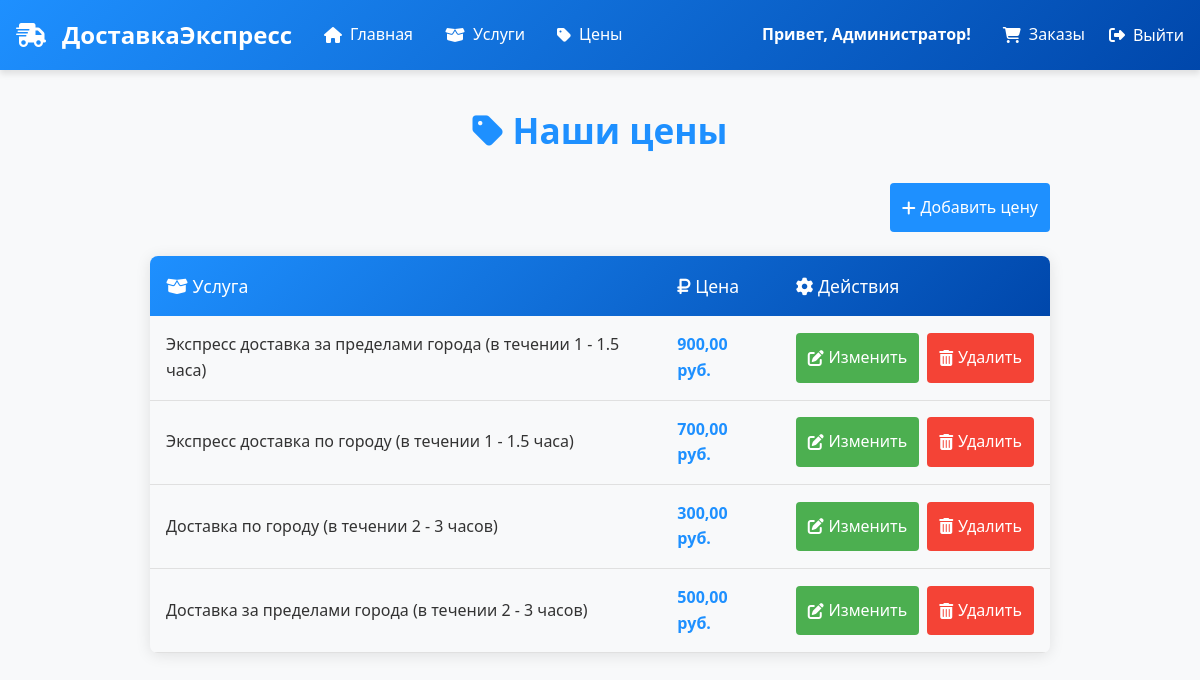
The app's page /prices/ (signed in) with its own data.
### delivery/models.py (models this page shows, shortened)
class CustomUser(AbstractUser):
    username = None  # Удаляем поле username
    phone = models.CharField(_('Phone'), max_length=20, unique=True)
    name = models.CharField(_('Name'), max_length=100)
    USERNAME_FIELD = 'phone'
    REQUIRED_FIELDS = ['name']  # Обязательные поля при createsuperuser
    objects = CustomUserManager()

class Price(models.Model):
    service = models.ForeignKey(
        Service,
        on_delete=models.SET_NULL,
        null=True,
        blank=True,
        verbose_name="Услуга",
        related_name='prices'
    )
    price_value = models.DecimalField(
        max_digits=10,
        decimal_places=2,
        verbose_name="Стоимость",
        null=True,
        blank=True
    )
    price_list = models.ForeignKey(
        PriceList,
        on_delete=models.SET_NULL,
        null=True,
        blank=True,
        verbose_name="Прайс-лист",
        related_name='prices'
    )
    created_at = models.DateTimeField(auto_now_add=True, verbose_name="Дата создания")
    class Meta:
        verbose_name = "Цена"
        verbose_name_plural = "Цены"
        ordering = ['-created_at']

class Service(models.Model):
    name = models.CharField(max_length=100, verbose_name="Название услуги")
    description = models.TextField(verbose_name="Описание услуги")
    price = models.DecimalField(max_digits=10, decimal_places=2, verbose_name="Цена")
    class Meta:
        verbose_name = "Услуга"
        verbose_name_plural = "Услуги"
        ordering = ['name']

### delivery/views.py (the view)
# urls.py: path('prices/', include('delivery.urls_price', namespace='prices')),
def prices(request):
    prices = Price.objects.select_related('service').all()
    return render(request, 'prices.html', {'prices': prices})

### templates/prices.html (shortened to what this page needs)
{% extends "base.html" %}
{% load static %}
{% block content %}
<div class="price-container">
    <h1><i class="fas fa-tag"></i> Наши цены</h1>
    {% if prices %}
    {% if user.is_staff or user.is_superuser %}
    <div class="add-price-container">
        <a href="{% url 'prices:price_create' %}" class="btn btn-add">
            <i class="fas fa-plus"></i> Добавить цену
        </a>
    </div>
    {% endif %}
    <div class="table-responsive">
        <table class="price-table">
            <thead>
                <tr>
                    <th><i class="fas fa-box-open"></i> Услуга</th>
                    <th><i class="fas fa-ruble-sign"></i> Цена</th>
                    {% if user.is_staff or user.is_superuser %}
                    <th><i class="fas fa-cog"></i> Действия</th>
                    {% endif %}
                </tr>
            </thead>
            <tbody>
                {% for price in prices %}
                <tr>
                    <td>{{ price.service.name|default:"Не указано" }}</td>
                    <td class="price-value">
                        {% if price.price_value %}
                            {{ price.price_value }} руб.
                        {% else %}
                            Не указана
                        {% endif %}
                    </td>
                    {% if user.is_staff or user.is_superuser %}
                    <td>
                        <div class="action-buttons">
                            <a href="{% url 'prices:price_update' price.id %}" class="btn btn-edit">
                                <i class="fas fa-edit"></i> Изменить
                            </a>
                            <a href="{% url 'prices:price_delete' price.id %}" class="btn btn-delete">
                                <i class="fas fa-trash-alt"></i> Удалить
                            </a>
                        </div>
                    </td>
                    {% endif %}
                </tr>
                {% endfor %}
            </tbody>
        </table>
    </div>
    {% endif %}
</div>
{% endblock %}

### templates/base.html (shortened to what this page needs)
<!DOCTYPE html>
<html lang="ru">
<head>
    <link rel="stylesheet" href="https://cdnjs.cloudflare.com/ajax/libs/font-awesome/6.4.0/css/all.min.css" />
</head>
<body>
    <header>
        <div class="container">
            <nav>
                <div class="left-nav">
                    <a href="{% url 'home' %}" class="logo">
                        <i class="fas fa-truck-fast"></i>
                        <span>ДоставкаЭкспресс</span>
                    </a>
                    <a href="{% url 'home' %}"><i class="fas fa-home"></i> Главная</a>
                    <a href="{% url 'delivery:services' %}"><i class="fas fa-box-open"></i> Услуги</a>
                    <a href="{% url 'prices:prices' %}"><i class="fas fa-tag"></i> Цены</a>
                </div>
                <div class="right-nav">
                    {% if user.is_authenticated %}
                        <span class="user-greeting">Привет, {{ user.name }}!</span>
                        {% if user.is_superuser or user.is_staff %}
                            <a href="{% url 'orders' %}"><i class="fas fa-shopping-cart"></i> Заказы</a>
                        {% else %}
                            <a href="{% url 'profile' %}"><i class="fas fa-user"></i> Профиль</a>
                        {% endif %}
                        <form class="logoutButton" id="logout-form" method="post" action="/logout/">
                            <button type="submit">
                                <i class="fas fa-sign-out-alt"></i> Выйти
                            </button>
                        </form>
                    {% else %}
                        <a href="{% url 'login' %}"><i class="fas fa-sign-in-alt"></i> Вход</a>
                        <a href="{% url 'register' %}"><i class="fas fa-user-plus"></i></a>
                    {% endif %}
                </div>
            </nav>
        </div>
    </header>
    <main class="container">
        {% block content %}{% endblock %}
    </main>
</body>
</html>

### templates/base.html (style rules this page uses)
body { font-family: 'Segoe UI', Tahoma, Geneva, Verdana, sans-serif; margin: 0; padding: 0; line-height: 1.6; background-color: #f8f9fa; }
header { background: linear-gradient(135deg, #1e90ff, #0047ab); color: white; padding: 1rem 0; box-shadow: 0 4px 6px rgba(0, 0, 0, 0.1); }
.container { max-width: 1800px; margin: 0 auto; padding: 0 1rem; }
nav { display: flex; justify-content: space-between; align-items: center; }
.left-nav, .right-nav { display: flex; align-items: center; }
.left-nav { gap: 2rem; }
.right-nav { gap: 1.5rem; }
nav a { color: white; text-decoration: none; font-weight: 500; transition: all 0.3s ease; display: flex; align-items: center; gap: 0.5rem; }
.logo { font-weight: 700; font-size: 1.5rem; display: flex; align-items: center; color: white; }
.logo i { margin-right: 0.5rem; }
.user-greeting { font-weight: 600; margin-right: 0.5rem; }
#logout-form button { background: none; border: none; color: white; font-weight: 500; font-family: inherit; font-size: inherit; cursor: pointer; display: flex; align-items: center; gap: 0.5rem; padding: 0; }

### templates/prices.html (style rules this page uses)
body { font-family: 'Segoe UI', Tahoma, Geneva, Verdana, sans-serif; color: #333; line-height: 1.6; }
h1 { font-size: 2.2rem; color: #1e90ff; margin-bottom: 1.5rem; font-weight: 600; text-align: center; }
.price-container { max-width: 900px; margin: 2rem auto; padding: 0 1rem; }
.price-table { width: 100%; border-collapse: collapse; margin: 1.5rem 0; box-shadow: 0 2px 15px rgba(0, 0, 0, 0.1); border-radius: 8px; overflow: hidden; }
.price-table thead { background: linear-gradient(135deg, #1e90ff, #0047ab); color: white; }
.price-table th { padding: 1rem; text-align: left; font-weight: 500; font-size: 1.1rem; }
.price-table td { padding: 1rem; border-bottom: 1px solid #e0e0e0; font-size: 1rem; }
.price-table tbody tr:nth-child(even) { background-color: #f8f9fa; }
.price-value { font-weight: 600; color: #1e90ff; }
.action-buttons { display: flex; gap: 0.5rem; }
.btn { padding: 0.75rem; border: none; border-radius: 4px; font-weight: 500; font-size: 1rem; text-decoration: none; transition: all 0.3s ease; display: inline-flex; align-items: center; gap: 0.3rem; }
.btn-add { background: #1e90ff; color: white; }
.btn-edit { background: #4CAF50; color: white; }
.btn-delete { background: #f44336; color: white; }
.add-price-container { display: flex; justify-content: flex-end; margin-bottom: 0.5rem; }

### records on screen
CustomUser: name "Администратор"
Price: service.name "Экспресс доставка за пределами города (в течении 1 - 1.5 часа)", price_value "900,00"
Price: service.name "Экспресс доставка по городу (в течении 1 - 1.5 часа)", price_value "700,00"
Price: service.name "Доставка по городу (в течении 2 - 3 часов)", price_value "300,00"
Price: service.name "Доставка за пределами города (в течении 2 - 3 часов)", price_value "500,00"
